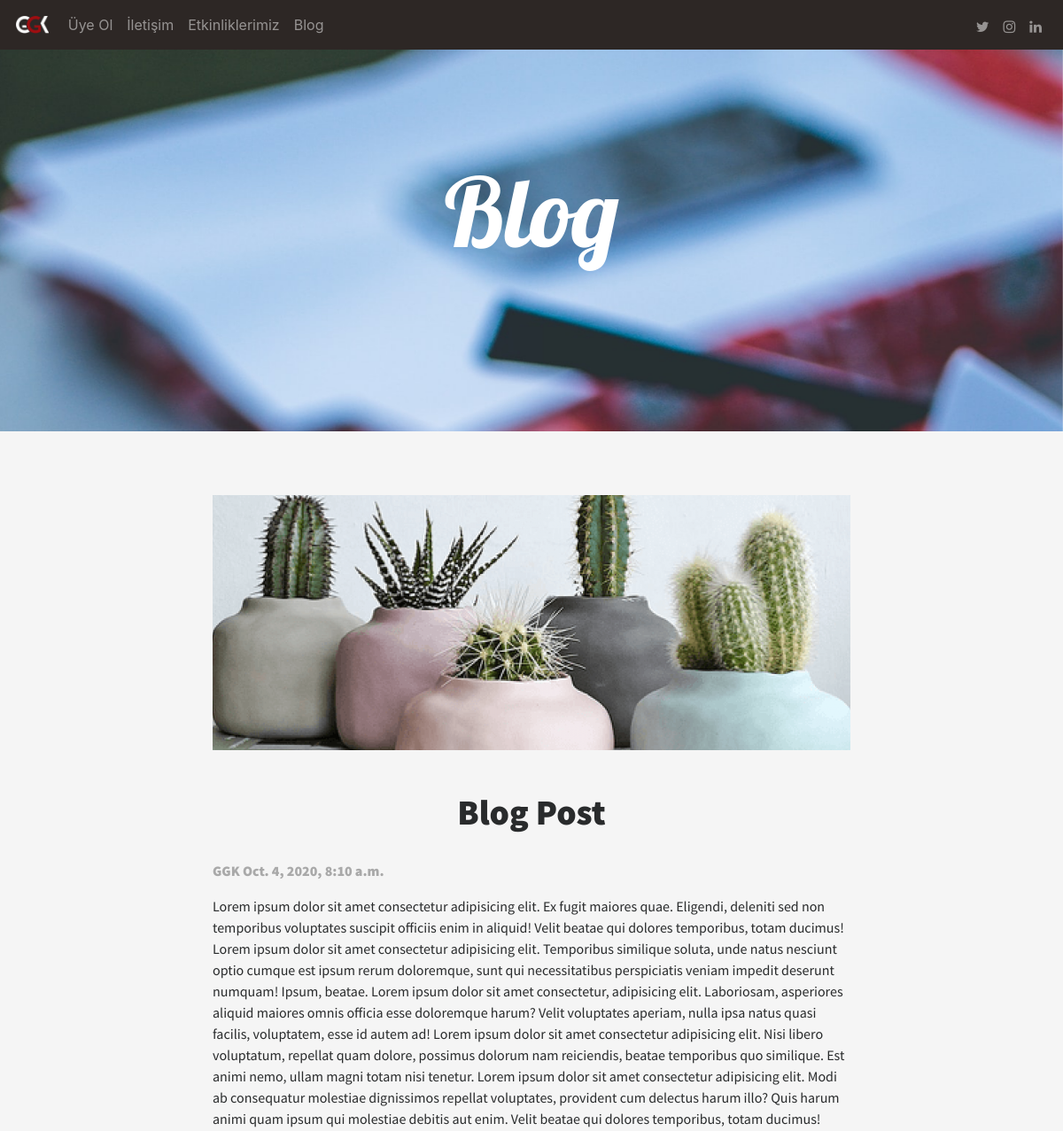
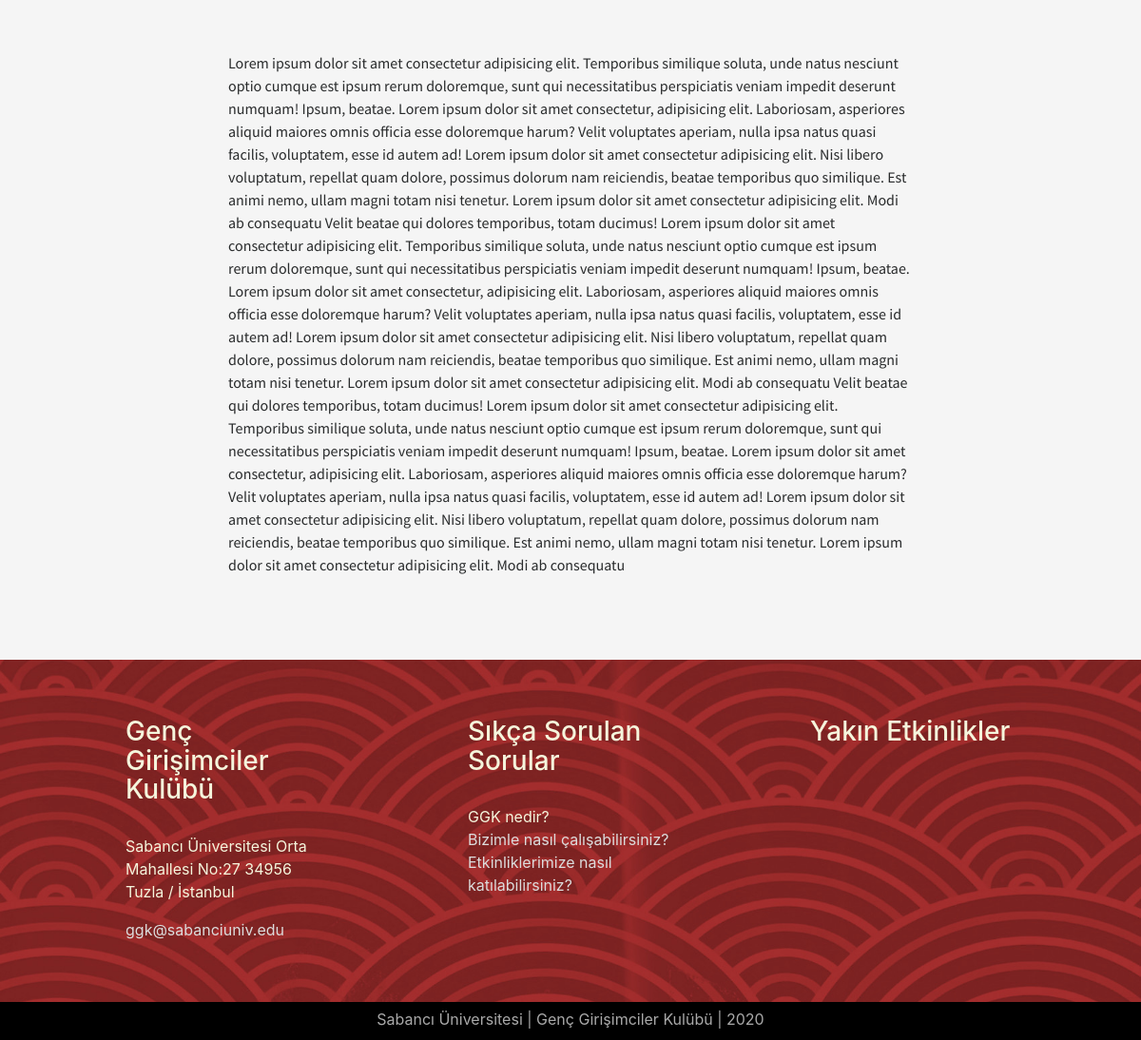
Screenshot of /blog/article/4 with the database file from the repository (2 pictures, top to bottom).
### article/models.py (models this page shows, shortened)
class Article(models.Model):
    title = models.CharField(max_length=50,verbose_name="Makale Başlığı")
    content = RichTextField()
    created_date = models.DateTimeField(auto_now_add=True)
    image = models.FileField(blank=True,null=True,verbose_name="Makale Resmi")
    author = models.ForeignKey("auth.user", on_delete=models.CASCADE)
    check = models.BooleanField(default=False)

### article/views.py (the view)
# urls.py: path('/article/<int:id>',views.article,name="article"),
def article(request,id):
    article = get_object_or_404(Article,id=id)
    context = {
        "article":article,
    }
    return render(request,"article.html",context)

### templates/article.html (shortened to what this page needs)
{% extends "layout.html" %}
{% block body %}
<div id="blog-intro">
    <h1 class="blog-text">Blog</h1>
</div>
<br><br><br>
<div class="blog-entry">
    {% if article.image %}
        <div class="blog-image"></div>
        <br><br>
    {% endif %}
    <h1>{{article.title}}</h1>
    <br>
    <p id="author">{{article.author}} {{article.created_date}}</p>
    <p>
        {{article.content|safe}}
    </p>
</div>
<br><br><br>
{% endblock body %}

### static/css/custom.css (style rules this page uses)
#blog-intro { text-align: center; width:100%; padding:15%; background-image: url("../images/neel-aSPbuSG4rpo-unsplash.jpg"); background-size: cover; background-position: center; background-attachment: fixed; }
.blog-text { color:White; font-family: Lobster; font-size: 9vw; }
.blog-entry { padding-left: 20%; padding-right: 20%; }
.blog-entry h1 { font-family: SourceSansBlack; text-align: center; }
.blog-entry p { font-family: SourceSans; }
#author { font-family: SourceSansBlack; color: darkgray; }

### templates/article.html (style rules this page uses)
.blog-image { background-image:url("/media/73df5960ba0b462963c58091225b0332.png"); background-position: center; padding:20%; }
body { background-color: whitesmoke; }

### rows the page displays
Article: title "Blog Post", author "GGK", created_date "Oct. 4, 2020, 8:10 a.m.", content "Lorem ipsum dolor sit amet consectetur adipisicing elit. Ex fugit maiores quae. Eligendi, deleniti sed non temporibus voluptates suscipit officiis enim in aliquid! Velit beatae qui dolores temporibus, totam ducimus! Lorem ipsum dolor sit amet consectetur adipisicing elit. Temporibus similique soluta, unde natus nesciunt optio cumque est ipsum rerum doloremque, sunt qui necessitatibus perspiciatis veniam impedit deserunt numquam! Ipsum, beatae. Lorem ipsum dolor sit amet consectetur, adipisicing elit. Laboriosam, asperiores aliquid maiores omnis officia esse doloremque harum? Velit voluptates aperiam, nulla ipsa natus quasi facilis, voluptatem, esse id autem ad! Lorem ipsum dolor sit amet…"
